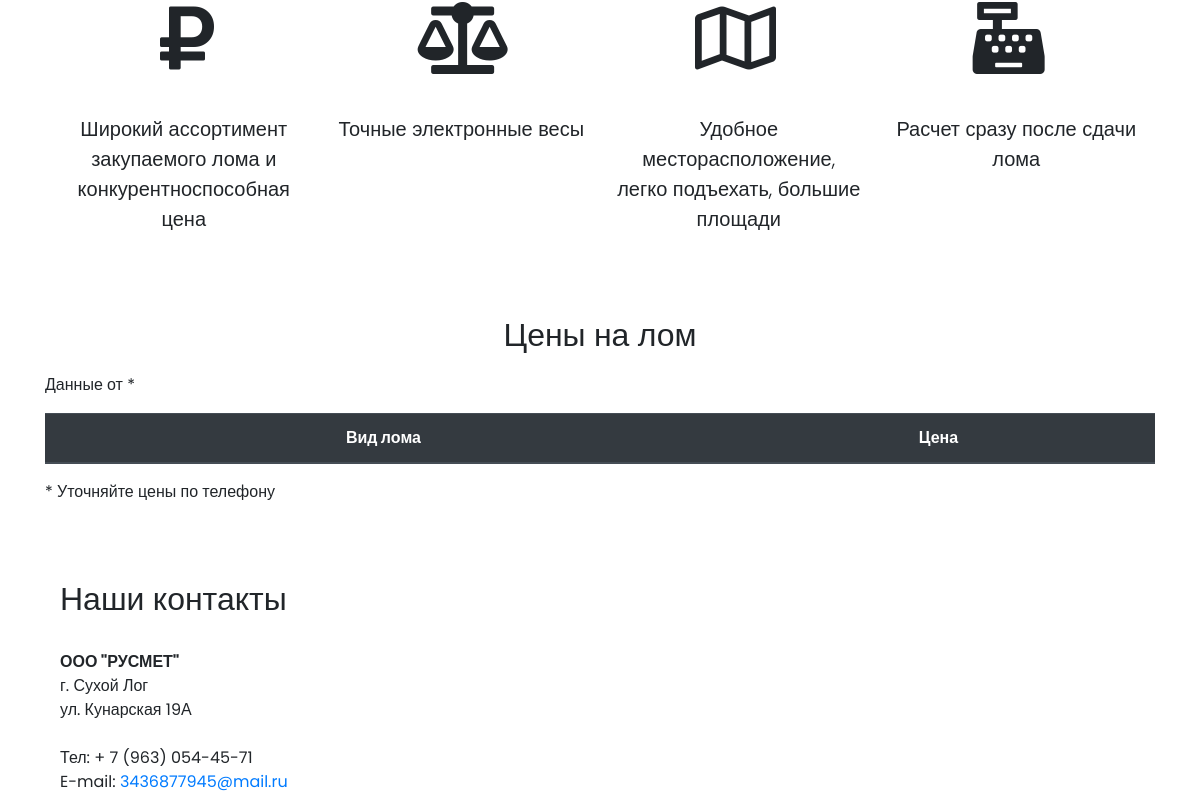
Before: / (middle part) with the older database file.
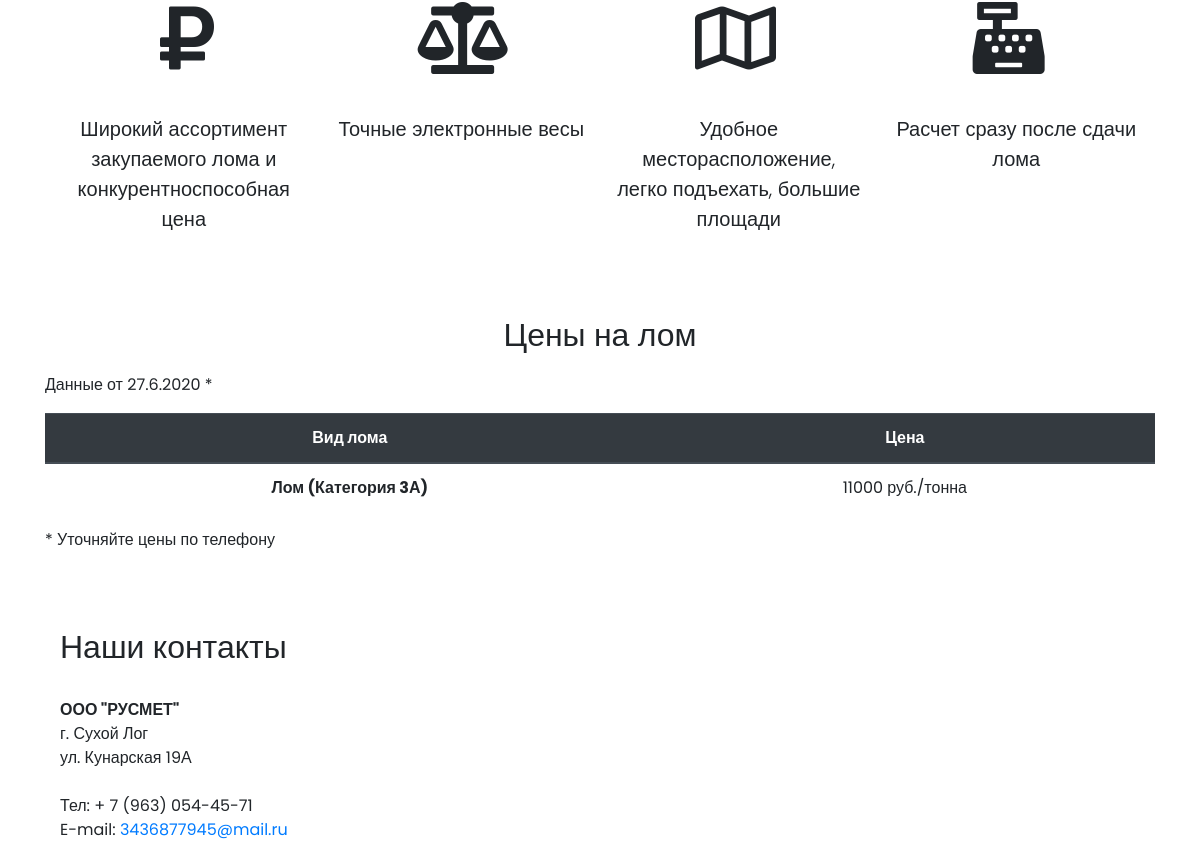
After: the same page with the newer database file.
### home/models.py (models this page shows, shortened)
class Price(models.Model):
    scrap = models.CharField(max_length=150, db_index=True, verbose_name='металл')
    cost = models.CharField(max_length=150, verbose_name='цена')
    created = models.DateTimeField(auto_now_add=True, verbose_name='дата создания')
    updated = models.DateTimeField(auto_now=True, verbose_name='дата обновления')
    class Meta:
        verbose_name = 'металл'
        verbose_name_plural = 'металлы'

### home/views.py (the view)
# urls.py: path('', HomePage.as_view(), name='main_page_url'),
class HomePage(View):
    def get_last_updated_date(self):
        time = Price.objects.all()
        try:
            timestamps = ['{}.{}.{}'.format(ts.updated.day, ts.updated.month, ts.updated.year) for ts in time]
            last_updated_date = sorted(timestamps, key=lambda x: datetime.datetime.strptime(x, '%d.%m.%Y'), reverse=True)[0]
        except Exception:
            last_updated_date = ''
            return last_updated_date
        return last_updated_date
    def get(self, request):
        prices = Price.objects.all()
        last_updated_date = self.get_last_updated_date()
        return render(request, 'home/index.html', context={'prices': prices, 'last_date': last_updated_date})

### home/templates/home/index.html (shortened to what this page needs)
{% load static %}
<!DOCTYPE html>
<html lang="en">
<head>
    <link rel="stylesheet" href="https://stackpath.bootstrapcdn.com/bootstrap/4.2.1/css/bootstrap.min.css"
>
    <link href="{% static 'home/css/business-frontpage.css' %}" rel="stylesheet">
    <link rel="stylesheet" href="https://use.fontawesome.com/releases/v5.6.3/css/all.css"
>
</head>
<body>
{% block content %}
<div id="about" class="container">
    <section class="features-icons text-center">
        <div class="container">
            <div class="row">
                <div class="col-lg-3 col-md-6 mb-4">
                    <div class="features-icons-item mx-auto mb-5 mb-lg-0 mb-lg-3">
                        <div class="features-icons-icon d-flex">
                            <i id="faicon1" class="fas fa-ruble-sign"></i>
                        </div>
                        <p class="lead mb-0">Широкий ассортимент закупаемого лома и конкурентноспособная цена</p>
                    </div>
                </div>
                <div class="col-lg-3 col-md-6 mb-4">
                    <div class="features-icons-item mx-auto mb-5 mb-lg-0 mb-lg-3">
                        <div class="features-icons-icon d-flex">
                            <i id="faicon2" class="fas fa-balance-scale"></i>
                        </div>
                        <p class="lead mb-0">Точные электронные весы</p>
                    </div>
                </div>
                <div class="col-lg-3 col-md-6 mb-4">
                    <div class="features-icons-item mx-auto mb-0 mb-lg-3">
                        <div class="features-icons-icon d-flex">
                            <i id="faicon3" class="far fa-map"></i>
                        </div>
                        <p class="lead mb-0">Удобное месторасположение, легко подъехать, большие площади</p>
                    </div>
                </div>
                <div class="col-lg-3 col-md-6 mb-4">
                    <div class="features-icons-item mx-auto mb-0 mb-lg-3">
                        <div class="features-icons-icon d-flex">
                            <i id="faicon4" class="fas fa-cash-register"></i>
                        </div>
                        <p class="lead mb-0">Расчет сразу после сдачи лома</p>
                    </div>
                </div>
            </div>
        </div>
    </section>
    {% include 'home/includes/price_table.html' %}
    <div id="contactus" class="container">
        <h2 id="reply">Наши контакты</h2><br/>
        <div class="row">
            <div class="col-md-4">
                <strong>ООО "РУСМЕТ"</strong><br/>
                г. Сухой Лог<br/>
                ул. Кунарская 19А<br/>
                <br>
                <address>
                    <abbr>Тел:</abbr>
                    + 7 (963) 054-45-71
                    <br>
                    <abbr>E-mail:</abbr>
                    <a href="mailto:3436877945@mail.ru">3436877945@mail.ru</a>
                </address>
            </div>
        </div>
    </div>
</div>
{% endblock %}
</body>
</html>

### home/templates/home/includes/price_table.html
<h2 id="price" class="text-center">Цены на лом</h2>
<table class="table table-hover">
<thead class="thead-dark">
  <tr>
    <th class="text-center" scope="col">Вид лома</th>
    <th class="text-center" scope="col">Цена</th>
  </tr>
</thead>
<tbody>
{% for price in prices %}
  <tr>
    <th class="text-center" scope="row"> {{ price.scrap }} </th>
    <td class="text-center"> {{ price.cost }} </td>
  </tr>
{% endfor %}
  <p>
    Данные от {{ last_date }} *
  </p>
</tbody>
</table>
<p>* Уточняйте цены по телефону</p>

### home/static/home/css/business-frontpage.css (style rules this page uses)
body { padding-top: 54px; }
@media (min-width: 992px) { body { padding-top: 56px; } }
.features-icons { padding-top: 2rem; padding-bottom: 2rem; }
.features-icons .features-icons-item { max-width: 20rem; }
.features-icons .features-icons-item .features-icons-icon { height: 7rem; }
.features-icons .features-icons-item .features-icons-icon i { font-size: 4.5rem; }
#faicon1 { position: relative; left:100px; }
#faicon2 { position: relative; left:80px; }
#faicon3 { position: relative; left:80px; }
#faicon4 { position: relative; left:80px; }
#price, #service { padding: 10px; }
#reply { padding-top: 60px; }

### home/templates/home/index.html (style rules this page uses)
body { font-family: 'Poppins', sans-serif; }

Changed rows visible on the page:
added Price: scrap "Лом (Категория 3А)", cost "11000 руб./тонна"
Other visible differences:
{{ last_date }}: (not shown) → "27.6.2020"
